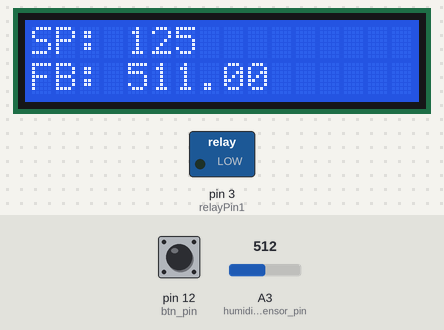
Bench run of a sketch on a simulated Arduino Uno, built with avr-gcc and run on an emulated ATmega328P. Parts: 16×2 character LCD, switched loads named in the sketch (green lamp = pin HIGH). Inputs (shaded band) come from the test bench; at power-on: pin 12 (btn_pin) HIGH, A3 (humidity_sensor_pin) = 512. Pins used as bus, display or sensor lines are not drawn; what the sketch prints to the serial monitor is not drawn.

Above: at 5.6 s.
5.7 s: pin 12 (btn_pin) pulled LOW for 3.2 s
At 9.1 s:
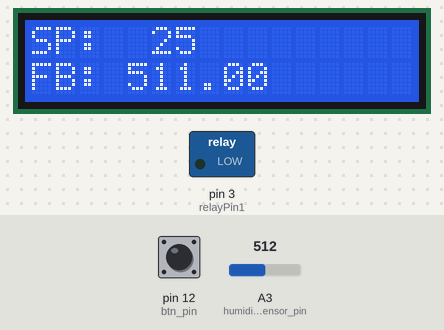
10.4 s: pin 12 (btn_pin) pulled LOW for 0.15 s
At 11.15 s:
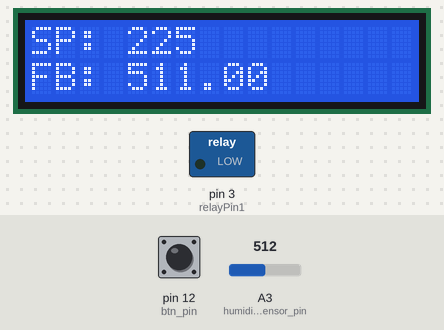
Timing chart, 0 to 13.4 s (numbered marks = the images above; inputs shaded):
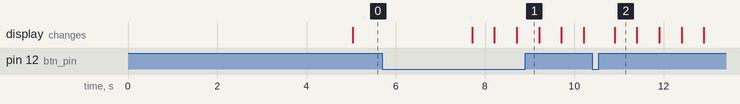

The sketch:

FlowerPower.ino
```cpp
#include <PID_v1.h>
#include <Wire.h>  // Comes with Arduino IDE
#include <LiquidCrystal_I2C.h> // https://bitbucket.org/fmalpartida/new-liquidcrystal/downloads

// YL-39 + YL-69 humidity sensor
static const int humidity_sensor_pin = A3;
static const int humidity_sensor_vcc = 13;
static const int humidity_sensor_gnd = 15;
static const int btn_pin = 12;
static const int btn_gnd = 10;
static const int relayPin1 = 3;
static const int lcd_vcc = 8;
static const int lcd_gnd = 6;
static const long windowSize = 60000;

double setpoint1, input1, output1;
double kp = 2000, ki = 0, kd = 0;
long now, windowStartTime, lcdPreviousMillis, inactivePreviousMillis, setSPPreviousMillis, blinkPrviousMillis, nextPrviousMillis;
long counter = 0;
double sensorValue1 = 0;
double meansensorValue1 = 0;
double humidity1 = 0;
const int numberOfSamples = 200;
bool settingSP = false;

int samples1[numberOfSamples];

PID myPID1(&humidity1, &output1, &setpoint1, kp, ki, kd, DIRECT);

// set the LCD address to 0x27 for a 16 chars 2 line display
// A FEW use address 0x3F
// Set the pins on the I2C chip used for LCD connections:
//                    addr, en,rw,rs,d4,d5,d6,d7,bl,blpol
LiquidCrystal_I2C lcd(0x3F, 2, 1, 0, 4, 5, 6, 7, 3, POSITIVE);  // Set the LCD I2C address

void setup() {
    initiatePins();
    setupAref();
    lcdStartup();
    setupSerial();
    setupPid();
}

void loop() {
    bool buttonPushed = isButtonPushed();
    screenSaver(buttonPushed);
    setSP(buttonPushed);
    readAverageHumidity();
    //doPid();
    printStatusToLCD();
    //printSerialToLCD();
}

void setupAref() {
    // connect AREF to 3.3V and use that as VCC, less noisy!
    //analogReference(EXTERNAL);
}

void setSP(bool buttonPushed) {
    if (!buttonPushed) {
        setSPPreviousMillis = now;
    }

    if (buttonPushed) {
        if (now - setSPPreviousMillis > 2000) {
            settingSP = true;
            //setSPPreviousMillis = now;
            bool isOn = true;
            int blinkCursor = 0;
            int cursorOffset = 0;
            int intSetpoint1;
            nextPrviousMillis = now;
            while(settingSP){
                now = millis();
                bool lastButtonPushed = buttonPushed;
                buttonPushed = isButtonPushed();
                if (buttonPushed && !lastButtonPushed) {
                    setpoint1 += pow(10,2-blinkCursor);
                    intSetpoint1 = 0.5+setpoint1;
                    Serial.print(setpoint1);
                    Serial.print(" : ");
                    Serial.print(intSetpoint1);
                    Serial.print(" % ");
                    Serial.print(tenToThePowerOf(3-blinkCursor));
                    Serial.print(" = ");
                    Serial.print(intSetpoint1 % tenToThePowerOf(3));
                    Serial.print(" < ");
                    Serial.println(tenToThePowerOf(3-1-blinkCursor));
                    if (intSetpoint1 % tenToThePowerOf(3-blinkCursor) < tenToThePowerOf(3-1-blinkCursor)) {
                        setpoint1 -= tenToThePowerOf(3-blinkCursor);
                        if (setpoint1 < 0) {
                            setpoint1 = 0;
                        }
                    }
                    Serial.print("Post setPoint: ");
                    Serial.println(setpoint1);
                    nextPrviousMillis = now;
                    blinkPrviousMillis = now;
                    isOn = false;
                }

                if (now - nextPrviousMillis > 5000) {
                    nextPrviousMillis = now;
                    blinkCursor += 1;
                    if (blinkCursor > 2) {
                        settingSP = false;
                    }
                }

                if (now - blinkPrviousMillis > 500) {
                    blinkPrviousMillis = now;
                    if (isOn) {
                        lcd.setCursor(4+blinkCursor, 0);
                        lcd.print(" ");
                        isOn = false;
                    } else {
                        if (setpoint1 < 10) {
                            lcd.setCursor(4, 0);
                            lcd.print("00");
                            cursorOffset = 2;
                        } else if (setpoint1 < 100) {
                            lcd.setCursor(4, 0);
                            lcd.print(0);
                            cursorOffset = 1;
                        } else {
                            cursorOffset = 0;
                        }
                        Serial.print("Cursor: ");
                        Serial.print(4+cursorOffset);
                        Serial.print(" Setpoint: ");
                        Serial.println(setpoint1);
                        lcd.setCursor(4+cursorOffset, 0);
                        lcd.print(setpoint1,0);
                        isOn = true;
                    }
                }
            }
        }
    }
}

int tenToThePowerOf(int p) {
    int sum = 1;
    for (int i = 0; i < p; i++) {
        sum *= 10;
    }
    return sum;
}

void screenSaver(bool buttonPushed) {
    if (buttonPushed) {
        inactivePreviousMillis = now;
    }

    if (now - inactivePreviousMillis > 60000) {
        lcd.noBacklight();
    } else {
        lcd.backlight();
    }

}

bool isButtonPushed() {
    bool pushed;
    //read the pushbutton value into a variable
    int sensorVal = digitalRead(btn_pin);
    //print out the value of the pushbutton

    if (sensorVal == HIGH) {
        pushed = false;
    } else {
        pushed = true;
    }
    return pushed;
}

void printStatusToLCD() {
    now = millis();
    if (now - lcdPreviousMillis > 5000) {
        lcdPreviousMillis = now;

        // Wait and then tell user they can start the Serial Monitor and type in characters to
        // Display. (Set Serial Monitor option to "No Line Ending")
        lcd.clear();
        lcd.setCursor(0, 0); //Start at character 0 on line 0
        lcd.print("SP:");
        lcd.setCursor(0, 1);
        lcd.print("FB:");
        int sattCursor = getCursor(setpoint1);
        int faktiskCursor = getCursor(humidity1);
        lcd.setCursor(4,0);
        lcd.print(setpoint1,0);
        lcd.setCursor(4,1);
        lcd.print(humidity1);
    }
}

int getCursor(double size) {
    int cursor;
    int test = 42;

    if (size < 10) {
        cursor = 12;
    } else if (size < 100) {
        cursor = 11;
    } else if (size < 1000) {
        cursor = 10;
    } else if (size < 10000) {
        cursor = 9;
    }
    return cursor;
}

void printSerialToLCD() {
    // when characters arrive over the serial port...
    if (Serial.available()) {
        // wait a bit for the entire message to arrive
        delay(100);
        // clear the screen
        lcd.clear();
        // read all the available characters
        while (Serial.available() > 0) {
            // display each character to the LCD
            lcd.write(Serial.read());
        }
    }
}

void setupPid() {
    //input1 = analogRead(0);
    myPID1.SetMode(AUTOMATIC);
    myPID1.SetOutputLimits(0, windowSize);

    //initialize the variables we're linked to
    setpoint1 = 125;
}

void setupSerial() {
    // Setup Serial
    while (!Serial);
    delay(1000);
    Serial.begin(115200);
}

void readAverageHumidity() {
    uint8_t i;
    float averageAnalogRead_1;

    // take N samples in a row, with a slight delay
    //digitalWrite(humidity_sensor_vcc, HIGH);
    //delay(500);
    for (i = 0; i < numberOfSamples; i++) {
        samples1[i] = read_humidity_sensor();
        // delay(10);
    }
    //digitalWrite(humidity_sensor_vcc, LOW);

    // average all the samples out
    averageAnalogRead_1 = 0;
    for (i = 0; i < numberOfSamples; i++) {
        averageAnalogRead_1 += samples1[i];
    }
    averageAnalogRead_1 /= numberOfSamples;

    humidity1 = averageAnalogRead_1;
}

void lcdStartup() {
    lcd.begin(16, 2);    // initialize the lcd for 16 chars 2 lines, turn on backlight

    // ------- Quick 3 blinks of backlight    -------------
    /*for (int i = 0; i < 3; i++)
    {
        lcd.backlight();
        delay(250);
        lcd.noBacklight();
        delay(250);
    }
    lcd.backlight(); // finish with backlight on

    //-------- Write characters on the display ------------------
    // NOTE: Cursor Position: (CHAR, LINE) start at 0
    lcd.setCursor(0, 0); //Start at character 4 on line 0
    lcd.print("Flower Power!");
    delay(1000);
    lcd.setCursor(0, 1);
    lcd.print("Version: 99.99");
    delay(2000);
    */
}

void initiatePins() {
    pinMode(humidity_sensor_pin, INPUT);
    pinMode(humidity_sensor_vcc, OUTPUT);
    pinMode(humidity_sensor_gnd, OUTPUT);
    pinMode(relayPin1, OUTPUT);
    pinMode(btn_pin, INPUT_PULLUP);
    pinMode(btn_gnd, OUTPUT);
    pinMode(lcd_vcc, OUTPUT);
    pinMode(lcd_gnd, OUTPUT);

    digitalWrite(humidity_sensor_vcc, LOW);
    digitalWrite(humidity_sensor_gnd, LOW);
    digitalWrite(relayPin1, LOW);
    digitalWrite(btn_gnd, LOW);
    digitalWrite(lcd_vcc, HIGH);
    digitalWrite(lcd_gnd, LOW);
}

void doPid() {
    myPID1.Compute();

    now = millis();
    if (now - windowStartTime > windowSize) {
        windowStartTime += windowSize;
    }

    if (output1 > 3000) {
        output1 = 3000;
    }

    if ((output1 > now - windowStartTime) && output1 > 100 && humidity1 > -1) {
        digitalWrite(relayPin1, HIGH);
        digitalWrite(13, HIGH);
        Serial.print("H1 ");
    } else {
        digitalWrite(relayPin1, LOW);
        digitalWrite(13, LOW);
        Serial.print("L1 ");
    }

    Serial.print("Hum1: ");
    Serial.print(humidity1);
    Serial.print(" W1: ");
    Serial.print(output1);
    Serial.print(" T1: ");
    Serial.print(now);
    Serial.print(" WT: ");
    Serial.println(now - windowStartTime);
}

int read_humidity_sensor() {
    int value = analogRead(humidity_sensor_pin);
    return 1023 - value;
}
```

Measured:
- after the input at 5.7 s, the display: changes after 2.0 s (image 1)
- what the display in image 2 shows lasts 0.5 s, from 10.9 s to 11.4 s
